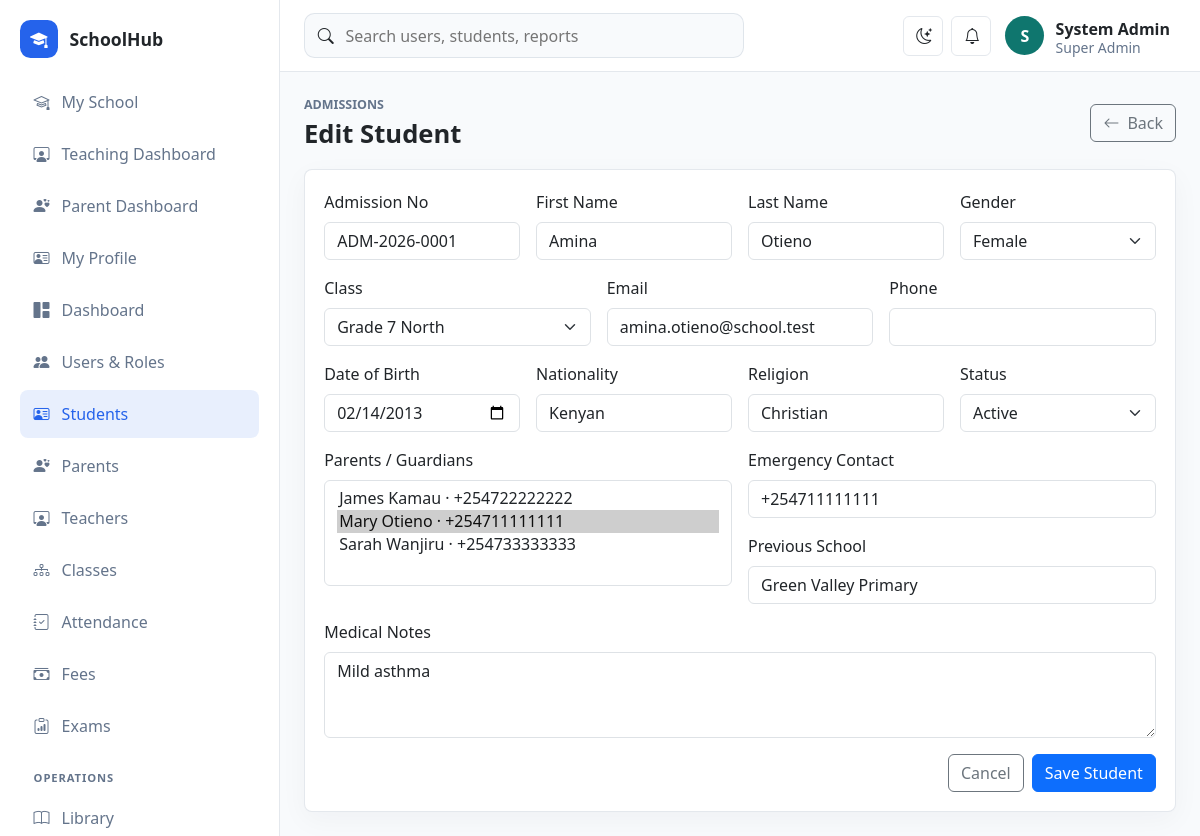
The page /school/public/students/edit?id=1 (signed in) on the database its author committed.
### tables this page shows
CREATE TABLE students (
    id BIGINT UNSIGNED AUTO_INCREMENT PRIMARY KEY,
    class_stream_id BIGINT UNSIGNED NULL,
    admission_no VARCHAR(60) NOT NULL UNIQUE,
    first_name VARCHAR(100) NOT NULL,
    last_name VARCHAR(100) NOT NULL,
    email VARCHAR(190) NULL,
    phone VARCHAR(40) NULL,
    date_of_birth DATE NULL,
    gender ENUM('male', 'female', 'other') NOT NULL,
    nationality VARCHAR(80) NULL,
    religion VARCHAR(80) NULL,
    medical_notes TEXT NULL,
    emergency_contact VARCHAR(120) NULL,
    previous_school VARCHAR(160) NULL,
    status ENUM('active', 'transferred', 'graduated', 'suspended', 'inactive') NOT NULL DEFAULT 'active',
    created_at TIMESTAMP DEFAULT CURRENT_TIMESTAMP,
    updated_at TIMESTAMP DEFAULT CURRENT_TIMESTAMP ON UPDATE CURRENT_TIMESTAMP,
    INDEX idx_students_class_status (class_stream_id, status),
    CONSTRAINT fk_students_class FOREIGN KEY (class_stream_id) REFERENCES class_streams(id) ON DELETE SET NULL
);

CREATE TABLE class_streams (
    id BIGINT UNSIGNED AUTO_INCREMENT PRIMARY KEY,
    name VARCHAR(80) NOT NULL,
    stream VARCHAR(40) NOT NULL,
    class_teacher_id BIGINT UNSIGNED NULL,
    capacity INT UNSIGNED NOT NULL DEFAULT 45,
    status ENUM('active', 'inactive') NOT NULL DEFAULT 'active',
    created_at TIMESTAMP DEFAULT CURRENT_TIMESTAMP,
    UNIQUE KEY uq_class_stream (name, stream)
);

### app/Core/View.php (called while the page is built, shortened)
<?php
final class View
{
    public static function render(string $view, array $data = [], string $layout = 'app'): void
    {
        extract($data, EXTR_SKIP);
        $viewFile = dirname(__DIR__) . "/Views/{$view}.php";
        require $viewFile;
    }
}

### app/Controllers/StudentController.php (called while the page is built, shortened)
<?php
final class StudentController
{
    public function edit(): void
    {
        $student = Student::find((int)Request::input('id'));
        View::render('students/form', $this->formData($student, 'Edit Student'));
    }
    private function formData(array $student, string $title, array $errors = []): array
    {
        return ['title' => $title, 'student' => $student, 'classes' => Lookup::classes(), 'parents' => Lookup::parents(), 'errors' => $errors];
    }
}

### app/Core/Router.php (called while the page is built, shortened)
<?php
final class Router
{
    private array $routes = [];
    public function get(string $path, array $handler): void
    {
        $this->routes['GET'][$this->normalize($path)] = $handler;
    }
    public function post(string $path, array $handler): void
    {
        $this->routes['POST'][$this->normalize($path)] = $handler;
    }
    public function dispatch(): void
    {
        $method = Request::method();
        $path = Request::path();
        $handler = $this->routes[$method][$path] ?? null;
        [$class, $action] = $handler;
        (new $class())->{$action}();
    }
    private function normalize(string $path): string
    {
        return '/' . trim($path, '/');
    }
}

### public/index.php (called while the page is built, shortened)
<?php
spl_autoload_register(function (string $class): void {
    $prefix = 'App\\';
    $relative = str_replace('\\', '/', substr($class, strlen($prefix)));
    $file = dirname(__DIR__) . '/app/' . $relative . '.php';
});
require dirname(__DIR__) . '/app/Core/helpers.php';
$config = require dirname(__DIR__) . '/config/app.php';
$router = new Router();
$router->get('/', [DashboardController::class, 'index']);
$router->get('/login', [AuthController::class, 'showLogin']);
$router->post('/login', [AuthController::class, 'login']);
$router->post('/logout', [AuthController::class, 'logout']);
$router->get('/dashboard', [DashboardController::class, 'index']);
$router->get('/users', [UserController::class, 'index']);
$router->get('/users/create', [UserController::class, 'create']);
$router->post('/users', [UserController::class, 'store']);
$router->get('/users/edit', [UserController::class, 'edit']);
$router->post('/users/update', [UserController::class, 'update']);
$router->post('/users/delete', [UserController::class, 'destroy']);
$router->get('/students', [StudentController::class, 'index']);
$router->get('/students/create', [StudentController::class, 'create']);
$router->post('/students', [StudentController::class, 'store']);
$router->get('/students/edit', [StudentController::class, 'edit']);
$router->post('/students/update', [StudentController::class, 'update']);
$router->post('/students/delete', [StudentController::class, 'destroy']);
$router->get('/student-portal', [StudentPortalController::class, 'index']);
$router->get('/teacher-portal', [TeacherPortalController::class, 'index']);
$router->post('/teacher-portal/announcement', [TeacherPortalController::class, 'announce']);
$router->post('/teacher-portal/exam', [TeacherPortalController::class, 'createExam']);
$router->post('/teacher-portal/assignment', [TeacherPortalController::class, 'createAssignment']);
$router->post('/teacher-portal/mark', [TeacherPortalController::class, 'saveMark']);
$router->get('/parent-portal', [ParentPortalController::class, 'index']);
$router->get('/teachers', [TeacherController::class, 'index']);
$router->get('/teachers/create', [TeacherController::class, 'create']);
$router->post('/teachers', [TeacherController::class, 'store']);
$router->get('/teachers/edit', [TeacherController::class, 'edit']);
$router->post('/teachers/update', [TeacherController::class, 'update']);
$router->post('/teachers/delete', [TeacherController::class, 'destroy']);
$router->get('/parents', [ParentController::class, 'index']);
$router->get('/parents/create', [ParentController::class, 'create']);
$router->post('/parents', [ParentController::class, 'store']);
$router->get('/parents/edit', [ParentController::class, 'edit']);
$router->post('/parents/update', [ParentController::class, 'update']);
$router->post('/parents/delete', [ParentController::class, 'destroy']);
$router->get('/classes', [ClassController::class, 'index']);
$router->get('/classes/create', [ClassController::class, 'create']);
$router->post('/classes', [ClassController::class, 'store']);
$router->get('/classes/edit', [ClassController::class, 'edit']);
$router->post('/classes/update', [ClassController::class, 'update']);
$router->post('/classes/delete', [ClassController::class, 'destroy']);
$router->get('/attendance', [AttendanceController::class, 'index']);
$router->post('/attendance', [AttendanceController::class, 'store']);
$router->get('/fees', [FeeController::class, 'index']);
$router->post('/fees/invoice', [FeeController::class, 'invoice']);
$router->post('/fees/payment', [FeeController::class, 'payment']);
$router->get('/exams', [ExamController::class, 'index']);
$router->post('/exams/exam', [ExamController::class, 'exam']);
$router->post('/exams/result', [ExamController::class, 'result']);
$router->get('/operations', [OperationsController::class, 'index']);
$router->get('/operations/form', [OperationsController::class, 'form']);
$router->post('/operations/save', [OperationsController::class, 'save']);
$router->post('/operations/delete', [OperationsController::class, 'destroy']);
$router->get('/reports', [ReportController::class, 'index']);
$router->dispatch();

### config/database.php (called while the page is built)
<?php
return [
    'host' => '127.0.0.1',
    'port' => '3306',
    'database' => 'schoolhub',
    'username' => 'root',
    'password' => '',
    'charset' => 'utf8mb4',
];

### app/Core/Database.php (called while the page is built, shortened)
<?php
final class Database
{
    private static ?PDO $connection = null;
    public static function connection(): PDO
    {
        if (self::$connection !== null) {
            return self::$connection;
        }
        $config = require dirname(__DIR__, 2) . '/config/database.php';
        $dsn = sprintf(
            'mysql:host=%s;port=%s;dbname=%s;charset=%s',
            $config['host'],
            $config['port'],
            $config['database'],
            $config['charset']
        );
        try {
            self::$connection = new PDO($dsn, $config['username'], $config['password'], [
                PDO::ATTR_ERRMODE => PDO::ERRMODE_EXCEPTION,
                PDO::ATTR_DEFAULT_FETCH_MODE => PDO::FETCH_ASSOC,
                PDO::ATTR_EMULATE_PREPARES => false,
            ]);
        } catch (PDOException $exception) {
            http_response_code(500);
            exit('Database connection failed. Check config/database.php and import database/schema.sql.');
        }
        return self::$connection;
    }
}

### app/Models/Student.php (called while the page is built, shortened)
<?php
final class Student
{
    public static function find(int $id): ?array
    {
        $stmt = Database::connection()->prepare('SELECT * FROM students WHERE id = :id');
        $stmt->execute(['id' => $id]);
        $student = $stmt->fetch();
        $links = Database::connection()->prepare('SELECT parent_id FROM student_parent WHERE student_id = :id');
        $links->execute(['id' => $id]);
        $student['parent_ids'] = array_column($links->fetchAll(), 'parent_id');
        return $student;
    }
}

### app/Core/Request.php (called while the page is built, shortened)
<?php
final class Request
{
    public static function path(): string
    {
        $path = parse_url($_SERVER['REQUEST_URI'] ?? '/', PHP_URL_PATH) ?: '/';
        $base = rtrim((require dirname(__DIR__, 2) . '/config/app.php')['base_url'], '/');
        if ($base !== '' && str_starts_with($path, $base)) {
            $path = substr($path, strlen($base)) ?: '/';
        }
        return '/' . trim($path, '/');
    }
    public static function input(string $key, mixed $default = null): mixed
    {
        return $_POST[$key] ?? $_GET[$key] ?? $default;
    }
}

### config/app.php (called while the page is built)
<?php
return [
    'name' => 'SchoolHub',
    'base_url' => '/school/public',
    'timezone' => 'Africa/Nairobi',
    'session_name' => 'schoolhub_session',
    'debug' => true,
];

### app/Core/helpers.php (called while the page is built, shortened)
<?php
function app_config(string $key, mixed $default = null): mixed
{
    static $config = null;
    $config ??= require dirname(__DIR__, 2) . '/config/app.php';
    return $config[$key] ?? $default;
}
function url(string $path = ''): string
{
    return rtrim(app_config('base_url'), '/') . '/' . ltrim($path, '/');
}
function e(mixed $value): string
{
    return htmlspecialchars((string)$value, ENT_QUOTES, 'UTF-8');
}

### app/Models/Lookup.php (called while the page is built, shortened)
<?php
final class Lookup
{
    public static function classes(): array
    {
        return Database::connection()->query(
            'SELECT class_streams.*, CONCAT(teachers.first_name, " ", teachers.last_name) AS teacher_name
             FROM class_streams
             LEFT JOIN teachers ON teachers.id = class_streams.class_teacher_id
             ORDER BY class_streams.name, class_streams.stream'
        )->fetchAll();
    }
    public static function parents(): array
    {
        return Database::connection()->query(
            'SELECT id, CONCAT(first_name, " ", last_name) AS name, phone FROM parents ORDER BY first_name, last_name'
        )->fetchAll();
    }
}

### app/Views/students/form.php (the view, shortened to what this page needs)
<?php $isEdit = !empty($student['id']); $selectedParents = $student['parent_ids'] ?? []; ?>
<div class="page-heading"><div><p class="eyebrow">Admissions</p><h1><?= $isEdit ? 'Edit Student' : 'Create Student' ?></h1></div><a class="btn btn-outline-secondary" href="<?= e(url('/students')) ?>"><i class="bi bi-arrow-left me-2"></i>Back</a></div>
<section class="panel">
    <form class="row g-3" method="post" action="<?= e($isEdit ? url('/students/update') : url('/students')) ?>">
        <div class="col-md-3"><label class="form-label">Admission No</label><input class="form-control <?= isset($errors['admission_no']) ? 'is-invalid' : '' ?>" name="admission_no" value="<?= e($student['admission_no'] ?? '') ?>"></div>
        <div class="col-md-3"><label class="form-label">First Name</label><input class="form-control <?= isset($errors['first_name']) ? 'is-invalid' : '' ?>" name="first_name" value="<?= e($student['first_name'] ?? '') ?>"></div>
        <div class="col-md-3"><label class="form-label">Last Name</label><input class="form-control <?= isset($errors['last_name']) ? 'is-invalid' : '' ?>" name="last_name" value="<?= e($student['last_name'] ?? '') ?>"></div>
        <div class="col-md-3"><label class="form-label">Gender</label><select class="form-select" name="gender"><?php foreach (['male','female','other'] as $value): ?><option value="<?= e($value) ?>" <?= ($student['gender'] ?? '') === $value ? 'selected' : '' ?>><?= e(ucfirst($value)) ?></option><?php endforeach; ?></select></div>
        <div class="col-md-4"><label class="form-label">Class</label><select class="form-select" name="class_stream_id"><option value="">Unassigned</option><?php foreach ($classes as $class): ?><option value="<?= e($class['id']) ?>" <?= (string)($student['class_stream_id'] ?? '') === (string)$class['id'] ? 'selected' : '' ?>><?= e($class['name'] . ' ' . $class['stream']) ?></option><?php endforeach; ?></select></div>
        <div class="col-md-4"><label class="form-label">Email</label><input class="form-control <?= isset($errors['email']) ? 'is-invalid' : '' ?>" name="email" type="email" value="<?= e($student['email'] ?? '') ?>"></div>
        <div class="col-md-4"><label class="form-label">Phone</label><input class="form-control" name="phone" value="<?= e($student['phone'] ?? '') ?>"></div>
        <div class="col-md-3"><label class="form-label">Date of Birth</label><input class="form-control" type="date" name="date_of_birth" value="<?= e($student['date_of_birth'] ?? '') ?>"></div>
        <div class="col-md-3"><label class="form-label">Nationality</label><input class="form-control" name="nationality" value="<?= e($student['nationality'] ?? '') ?>"></div>
        <div class="col-md-3"><label class="form-label">Religion</label><input class="form-control" name="religion" value="<?= e($student['religion'] ?? '') ?>"></div>
        <div class="col-md-3"><label class="form-label">Status</label><select class="form-select" name="status"><?php foreach (['active','transferred','graduated','suspended','inactive'] as $value): ?><option value="<?= e($value) ?>" <?= ($student['status'] ?? 'active') === $value ? 'selected' : '' ?>><?= e(ucfirst($value)) ?></option><?php endforeach; ?></select></div>
        <div class="col-md-6"><label class="form-label">Parents / Guardians</label><select class="form-select" name="parent_ids[]" multiple size="4"><?php foreach ($parents as $parent): ?><option value="<?= e($parent['id']) ?>" <?= in_array($parent['id'], $selectedParents) ? 'selected' : '' ?>><?= e($parent['name'] . ' · ' . $parent['phone']) ?></option><?php endforeach; ?></select></div>
        <div class="col-md-6"><label class="form-label">Emergency Contact</label><input class="form-control" name="emergency_contact" value="<?= e($student['emergency_contact'] ?? '') ?>"><label class="form-label mt-3">Previous School</label><input class="form-control" name="previous_school" value="<?= e($student['previous_school'] ?? '') ?>"></div>
        <div class="col-12"><label class="form-label">Medical Notes</label><textarea class="form-control" name="medical_notes" rows="3"><?= e($student['medical_notes'] ?? '') ?></textarea></div>
        <div class="col-12 d-flex justify-content-end gap-2"><a class="btn btn-outline-secondary" href="<?= e(url('/students')) ?>">Cancel</a><button class="btn btn-primary">Save Student</button></div>
    </form>
</section>

### public/assets/css/app.css (style rules this page uses)
:root { --sidebar-width: 280px; --border-color: rgba(148, 163, 184, .25); --surface: #ffffff; --muted-surface: #f8fafc; --text-soft: #64748b; }
body { background: var(--muted-surface); color: var(--bs-body-color); }
.page-heading { display: flex; justify-content: space-between; align-items: center; gap: 1rem; margin-bottom: 1.25rem; }
.page-heading h1 { margin: 0; font-size: clamp(1.6rem, 2vw, 2.2rem); font-weight: 800; }
.eyebrow { margin: 0 0 .25rem; color: var(--text-soft); font-size: .78rem; text-transform: uppercase; font-weight: 800; }
.metric-card, .panel { background: var(--surface); border: 1px solid var(--border-color); border-radius: .5rem; box-shadow: 0 8px 28px rgba(15, 23, 42, .04); }
.panel { padding: 1.2rem; }

### rows shown on the page
students: admission_no "ADM-2026-0001", first_name "Amina", last_name "Otieno", gender "Female", class_stream_id "Grade 7 North", email "amina.otieno@school.test", date_of_birth "02/14/2013", nationality "Kenyan", religion "Christian", status "Active", emergency_contact "+254711111111", previous_school "Green Valley Primary", medical_notes "Mild asthma"

### other values the page prints
app_config('name') "SchoolHub"
substr(current_user()['name'] ?? 'U', 0, 1) "S"
current_user()['name'] "System Admin"
current_user()['role'] "Super Admin"
form field value "James Kamau · +254722222222 / Mary Otieno · +254711111111 ☑ / Sarah Wanjiru · +254733333333"
